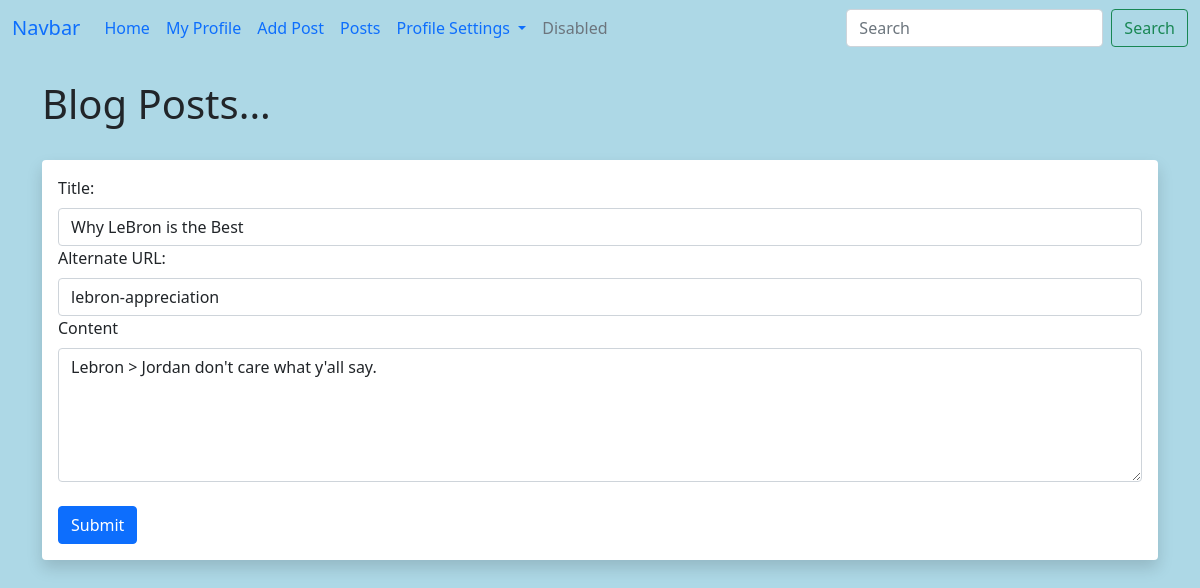
/posts/edit/3 (signed in), run on the app's committed database.
### whynot.py (models this page shows)
class Posts(db.Model):
    id=db.Column(db.Integer,primary_key=True)
    title = db.Column(db.String(255))
    content = db.Column(db.Text)
    date_posted = db.Column(db.DateTime,default=datetime.now)
    slug=db.Column(db.String(255)) #Changes url from number to a title
    poster_id=db.Column(db.Integer, db.ForeignKey('users.id'))

### whynot.py (the view, shortened to what this page needs)
@app.route('/posts/edit/<int:id>',methods=['GET','POST']) #Use the methods when you want to get or submit info
@login_required
def edit_post(id):
    post=Posts.query.get_or_404(id)
    form=PostForm()
    if current_user.id == post.poster_id or current_user.id == 12:
        form.title.data=post.title # Autofills sections of form from database
        form.slug.data=post.slug
        form.content.data=post.content
        return render_template('edit_post.html',form=form)
    else:
        flash("You aren't authorized to edit this post.")
        post=Posts.query.get_or_404(id)
        return render_template('post.html',post=post)

### webforms.py
class PostForm(FlaskForm):
    title=StringField("Title: ",validators=[DataRequired()])
    content=CKEditorField('Content', validators=[DataRequired()])
    slug=StringField("Alternate URL: ",validators=[DataRequired()])
    submit=SubmitField("Submit")

class SearchForm(FlaskForm):
    searched=StringField("Searched ",validators=[DataRequired()])
    submit=SubmitField("Submit")

### whynot.py (called while the page is built)
@login_manager.user_loader
def load_user(user_id):
    return Users.query.get(int(user_id))

@app.context_processor
def base():
    form=SearchForm()
    return dict(form=form)

### templates/edit_post.html (shortened to what this page needs)
{% extends 'base.html' %}
{% block content %}
<h1>Blog Posts...</h1>
<br>
<div class="shadow p-3 mb-5 bg-body rounded">
    <form method="POST">
        {{ form.title.label(class="form-label") }}
        {{ form.title(class="form-control") }}
        {{ form.slug.label(class="form-label") }}
        {{ form.slug(class="form-control") }}
        {{ form.content.label(class="form-label") }}
        {{ form.content(class="form-control",rows="5") }}
        <br/>
        {{ form.submit(class="btn btn-primary") }}
    </form>
</div>
{% endblock %}

### static/css/style.css (style rules this page uses)
body { background-color: lightblue; }

### data on the page
Posts: title "Why LeBron is the Best", slug "lebron-appreciation", content "Lebron > Jordan don't care what y'all say."
